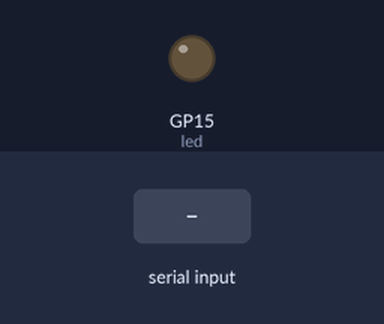
A program run on a simulated Raspberry Pi Pico running MicroPython. Parts: output pins drawn as LEDs (lit = HIGH). Inputs (shaded band) come from the test bench.

Above: at 1.2 s.
1.3 s: "ON\n" received over the second serial link
At 2.2 s:
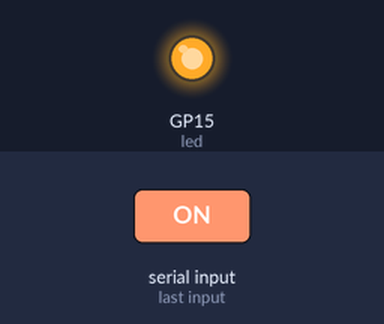
2.8 s: "OFF\n" received over the second serial link
At 3.5 s:
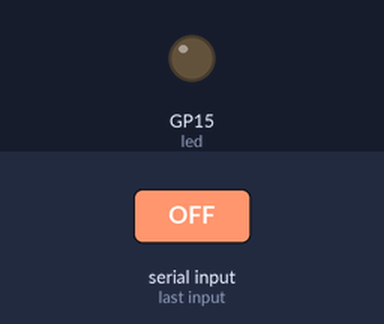
Timing chart, 0 to 5.8 s (numbered marks = the images above; inputs shaded):
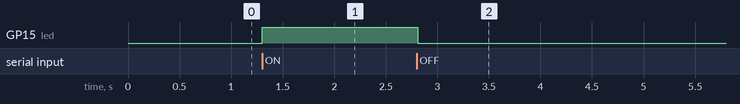

The program:

main.py
```python
from machine import UART, Pin
import time

uart = UART(0, 9600, tx=Pin(0), rx=Pin(1))
led = Pin(15, Pin.OUT)

while True:
    if uart.any():
        command = uart.read().strip().upper()
        if command == b'ON':
            led.on()
            uart.write("LED ON\r\n")
        elif command == b'OFF':
            led.off()
            uart.write("LED OFF\r\n")
        else:
            uart.write("Use ON or OFF\r\n")
    time.sleep_ms(20)
```

Measured:
- after the input at 1.3 s, GP15 (led): LOW → HIGH at once
- after the input at 2.8 s, GP15 (led): HIGH → LOW at once
